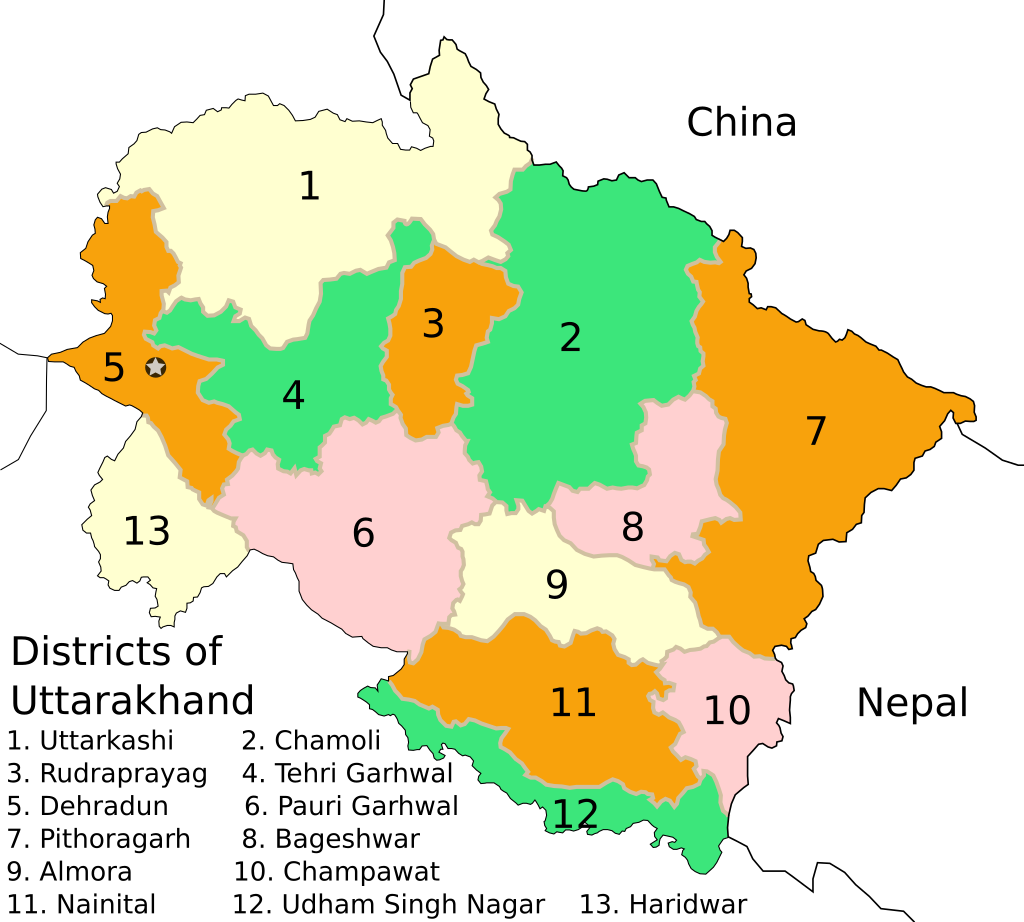
#> input picture py/uknd1.png, 1024 x 922 px
$ python image_to_svg.py
#> lines starting #> are read from the running program, lines starting #| are printed output that depends on the picture; after the words box and inside, x2 and y2 are one past the last pixel; in counts of white or black regions, pixels touching at a corner belong together
#> the answer given: uknd1.png
#> the answer given: out.png
import requests
from PIL import Image
from potrace import Bitmap
import os

def convert_image_to_svg(image_source, output_file_path):
    """
    Converts a map image from a URL or local path to an SVG file.

    Args:
        image_source (str): The URL or local file path of the image.
        output_file_path (str): The path to save the output SVG file.
    """
#> called with image_source = 'uknd1.png', output_file_path = 'out.png.svg'
    try:
        if image_source.startswith('http://') or image_source.startswith('https://'):
            # Handle image from a web link
            response = requests.get(image_source, stream=True)
            response.raise_for_status()
            image = Image.open(response.raw)
        else:
            # Handle image from a local file path
            if not os.path.exists(image_source):
                print(f"Error: The file '{image_source}' was not found.")
                return
            image = Image.open(image_source)
#> image is the input picture: PIL image 1024x922 RGBA; mean R, G, B, A 157.2, 160.2, 124, 187.1

        # Convert the image to grayscale and then to a black and white bitmap.
        # The Potrace algorithm works with bitmaps.
        image = image.convert("L").point(lambda x: 255 if x > 128 else 0, "1")
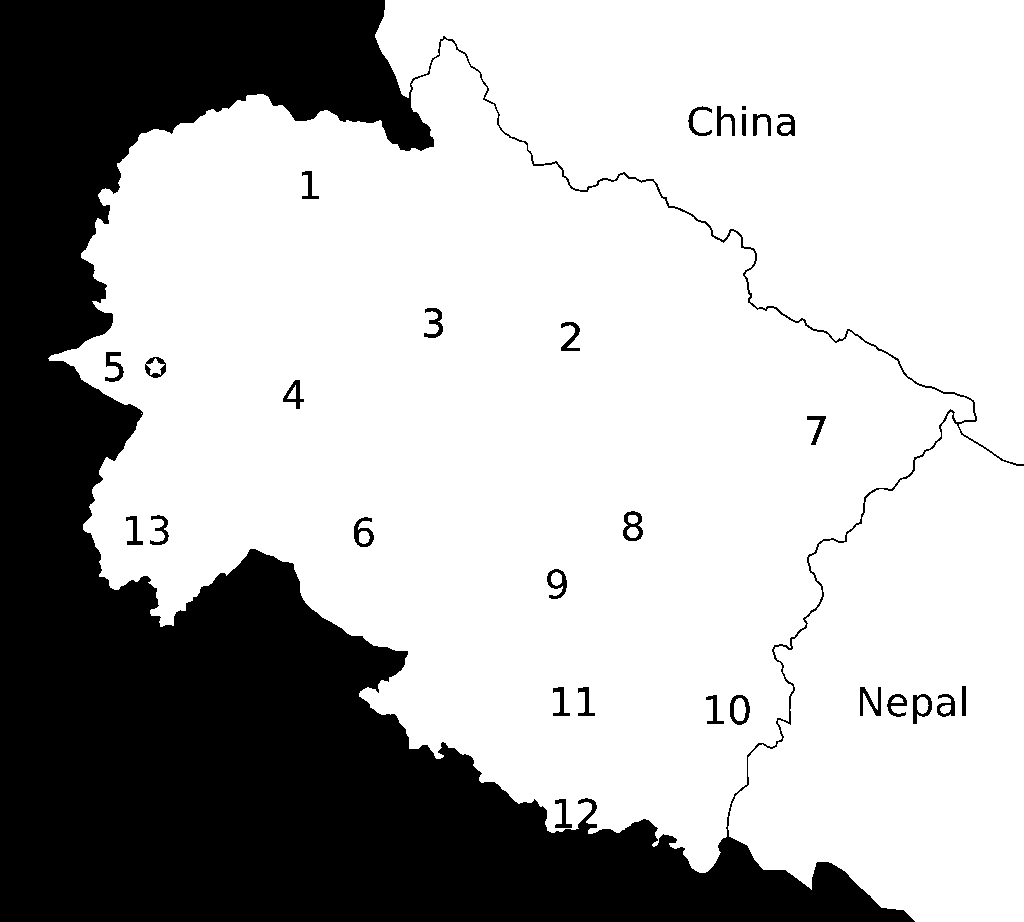
#> image: PIL image 1024x922 1; 70.3% white; 29 black regions (1 under 20 px), largest, box (x1, y1, x2, y2) and area: (0, 0, 1024, 922) 274534, (623, 511, 643, 541) 296, (860, 687, 881, 716) 281

        # Create a potrace.Bitmap object from the Pillow image
        bitmap = Bitmap(image)

        # Trace the bitmap to a path
        path = bitmap.trace()

        # Get the dimensions of the original image
        width, height = image.size

        # Create the SVG content
        svg_header = f'<svg version="1.1" xmlns="http://www.w3.org/2000/svg" width="{width}" height="{height}">'
        svg_path = '<path d="'

        for curve in path:
            svg_path += f" M {curve.start_point.x},{curve.start_point.y}"
            for segment in curve:
                if segment.is_corner:
                    svg_path += f" L {segment.c.x},{segment.c.y} L {segment.end_point.x},{segment.end_point.y}"
                else:
                    svg_path += f" C {segment.c1.x},{segment.c1.y} {segment.c2.x},{segment.c2.y} {segment.end_point.x},{segment.end_point.y}"

        svg_path += '" fill="black" />'
        svg_footer = '</svg>'

        svg_content = svg_header + svg_path + svg_footer

        # Save the SVG content to the specified output file
        with open(output_file_path, "w") as f:
            f.write(svg_content)

        print(f"Successfully converted '{image_source}' to '{output_file_path}'")

    except requests.exceptions.RequestException as e:
        print(f"Error downloading the image: {e}")
    except IOError as e:
        print(f"Error processing the image: {e}")
    except Exception as e:
        print(f"An unexpected error occurred: {e}")

if __name__ == '__main__':
    print("Map Image to SVG Converter")
    print("=" * 30)

    # Get user input for the image source and output file path
    image_input = input("Enter the URL or local file path of the map image: ").strip()
    output_svg = input("Enter the desired output file name for the SVG (e.g., map.svg): ").strip()

    # Ensure the output file has a .svg extension
    if not output_svg.lower().endswith('.svg'):
        output_svg += '.svg'

    # Run the conversion function
    convert_image_to_svg(image_input, output_svg)
#> (the call stopped at in convert_image_to_svg, `bitmap = Bitmap(image)`: potrace is not available in this run)
